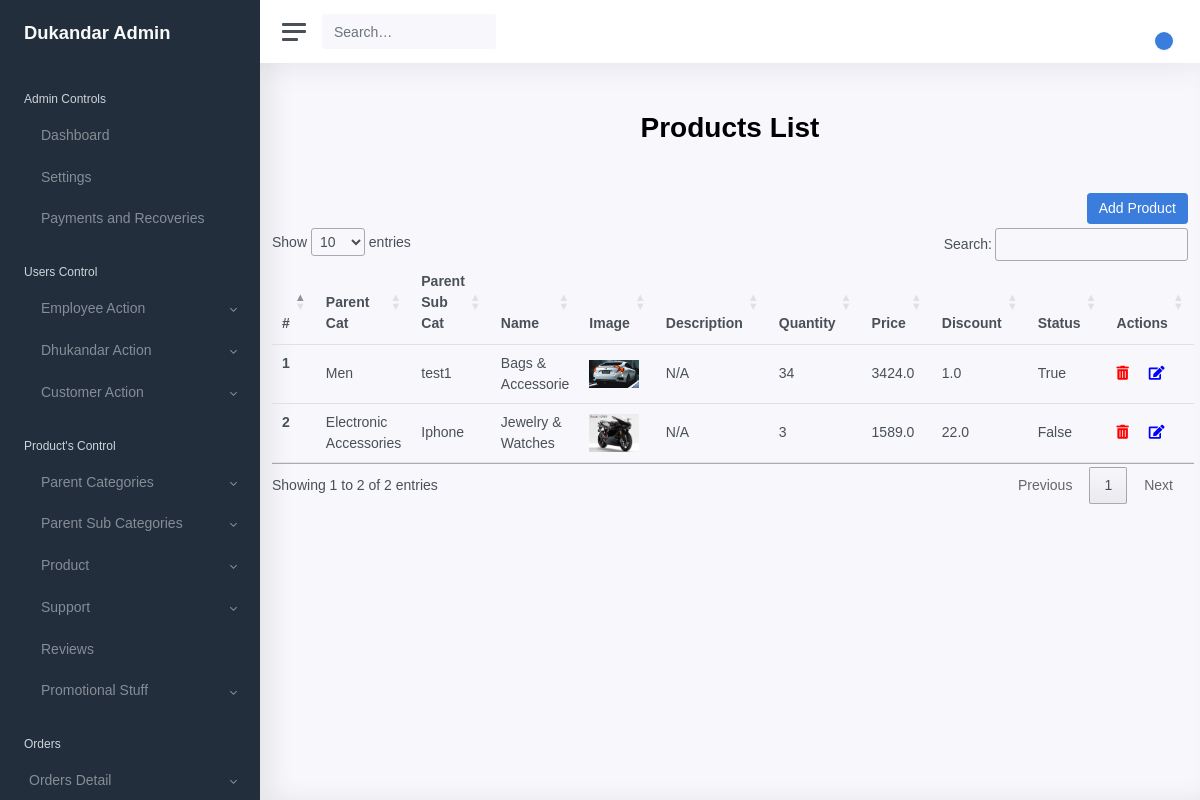
Before: /product/lists with the older database file.
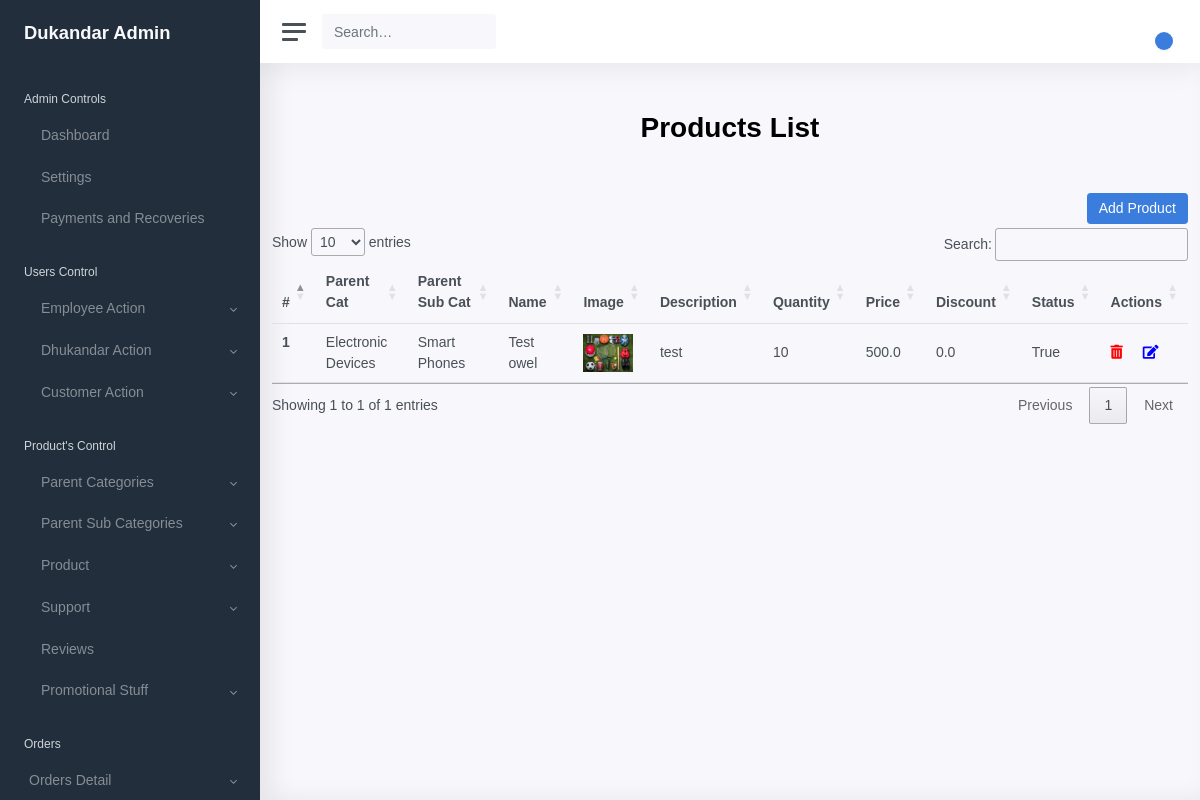
After: the same page with the newer database file.
### shopkeeper/models/models.py (models this page shows, shortened)
class Product(models.Model):
    parent = models.ForeignKey(ParentCategory,
                               on_delete=models.CASCADE, related_name='ParentCategory',
                               null=True)
    sub_cat = models.ForeignKey(SubCategory,
                                on_delete=models.CASCADE,
                                null=True)
    name = models.CharField(max_length=255, null=False)
    image = models.ImageField(upload_to='product/category/sub')
    description = models.TextField()
    quantity = models.IntegerField(default=0)
    price = models.FloatField(default=0.0)
    discount = models.FloatField(default=0.0)
    is_active = models.BooleanField(default=True)

class ParentCategory(models.Model):
    name = models.CharField(max_length=100, null=False)
    description = models.TextField(null=True)
    meta_keywords = models.CharField(max_length=255, null=True)
    meta_description = models.CharField(max_length=255, null=True)
    image = models.ImageField(upload_to='product/category/parent')
    category_for = models.CharField(choices=CATEGORY_FOR_CHOICES,
                                    max_length=7,
                                    default='RETAIL')
    is_active = models.BooleanField(default=False)

class SubCategory(models.Model):
    parent = models.ForeignKey(ParentCategory,
                               on_delete=models.CASCADE,
                               null=True)
    name = models.CharField(max_length=100, null=False)
    description = models.TextField(null=True)
    meta_keywords = models.CharField(max_length=255, null=True)
    meta_description = models.CharField(max_length=255, null=True)
    image = models.ImageField(upload_to='product/category/sub')
    is_active = models.BooleanField(default=False)

### shopkeeper/views.py (the view)
# urls.py: path('product/lists', productList, name='product_ist'),
def productList(request):
    products_list =Product.objects.all()
    context={
        'products_list':products_list
    }
    return render(request, 'shopkeeper/product/list.html', context)

### shopkeeper/templates/shopkeeper/product/list.html (shortened to what this page needs)
{% extends 'shopkeeper/base/base.html' %}
{% load static %}
{% block content %}
<div class="container">
        <h1 class="text-center mt-5 mb-5 font-weight-bold">Products List</h1>
        <div class="row">
          <div class="col-12">
            <a type="submit" href="{% url 'product_setup' %}" class="btn btn-primary float-right mb-1" name="employee">Add
                Product</a>
              <table class="table" id="table_id">
                <thead class="thead-dark">
                <tr>
                    <th scope="col">#</th>
                    <th scope="col">Parent Cat</th>
                    <th scope="col">Parent Sub Cat</th>
                    <th scope="col">Name</th>
                    <th scope="col">Image</th>
                    <th scope="col">Description</th>
                    <th scope="col">Quantity</th>
                    <th scope="col">Price</th>
                     <th scope="col">Discount</th>
                     <th scope="col">Status</th>
                     <th scope="col">Actions</th>
                </tr>
                </thead>
                <tbody>
                {% for prod in products_list %}
                    <tr>
                        <th scope="row">{{ forloop.counter }}</th>
                        <td>{{ prod.parent.name }}</td>
                        <td>{{ prod.sub_cat.name }}</td>
                        <td>{{ prod.name }}</td>
                        <td>{% if prod.image %}
                            <img src="{{ prod.image.url }}" alt="{{ prod.name }}" width="50">
                            {% else %}
                            {{ prod.image }}
                            {% endif %}
                        </td>
                        <td>{{ prod.description }}</td>
                        <td>{{ prod.quantity }}</td>
                        <td>{{ prod.price }}</td>
                        <td>{{ prod.discount }}</td>
                         <td>{{ prod.is_active }}</td>
                    <td>
                        <a href="{% url 'product_delete' prod.id %}" class="mr-3" data-toggle="tooltip" title="Hooray!"> <i class="fas fa-trash-alt"  style="color:red;"></i></a>
                        <a href="{% url 'product_update'  prod.id %}">  <i class="fas fa-edit" style="color:blue;"></i></a>
                    </td>
                    </tr>
                {% endfor %}
                </tbody>
            </table>
          </div>
        </div>
      </div>
{% endblock %}

Changed rows visible on the page:
removed Product: parent.name "Electronic Accessories", sub_cat.name "Iphone", name "Jewelry & Watches", image (picture), description "N/A", quantity "3", price "1589.0", discount "22.0", is_active "False"
changed Product "True": parent.name "Men" → "Electronic Devices"; sub_cat.name "test1" → "Smart Phones"; name "Bags & Accessorie" → "Test owel"; image: a different picture; description "N/A" → "test"; quantity "34" → "10"; price "3424.0" → "500.0"; discount "1.0" → "0.0"
Other visible differences:
text written by a page script: "Show entries Search: Showing 1 to 2 of 2 entries Previous 1 Next" → "Show entries Search: Showing 1 to 1 of 1 entries Previous 1 Next"
